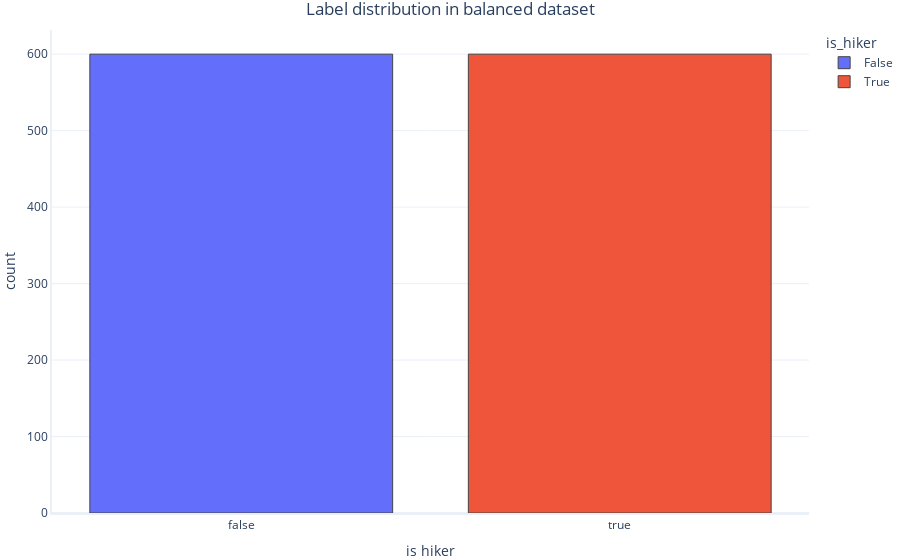

This figure's notebook cell:
### Code cell
# Add a new label with true/false values to our dataset
balanced_dataset["is_hiker"] = balanced_dataset.label == "hiker"

# Plot frequency for "is_hiker" labels
graphing.multiple_histogram(balanced_dataset, label_x="is_hiker", label_group="is_hiker", title="Label distribution in balanced dataset")

### Figure 1 — Plotly figure (JSON) as saved in the notebook; plotly's stock layout.template omitted (floating-point values rounded to 4 significant figures; data arrays with more than 128 entries replaced by an {"elided": "..."} marker saying what was removed)
{"data": [{"histfunc": "count", "name": "False", "type": "histogram", "x": {"elided": "600 bool values"}}, {"histfunc": "count", "name": "True", "type": "histogram", "x": {"elided": "600 bool values"}}], "layout": {"legend": {"title": {"text": "is_hiker"}}, "title": {"text": "Label distribution in balanced dataset"}, "xaxis": {"title": {"text": "is hiker"}}, "yaxis": {"title": {"text": "count"}}}}
